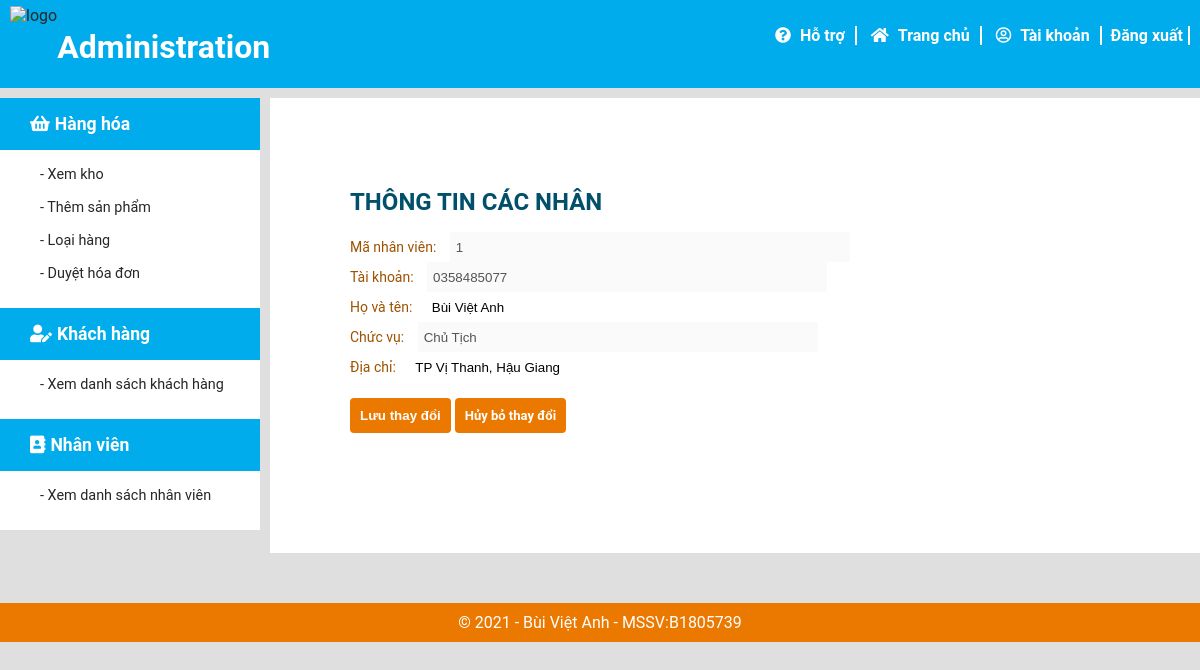
Page /taikhoan_nv.php (signed in) on the committed database.
### tables this page shows
CREATE TABLE `nhanvien` (
  `MSNV` int(11) NOT NULL,
  `Password` varchar(100) NOT NULL,
  `HoTenNV` varchar(50) NOT NULL,
  `ChucVu` varchar(50) NOT NULL,
  `DiaChi` varchar(100) NOT NULL,
  `SoDienThoai` varchar(20) NOT NULL
);

### sql_connect.php (called while the page is built, shortened)
<?php
function nhanvien($id, $connect)
{
    $sql = "select * from NhanVien where MSNV=" . $id . ";";
    $result = mysqli_query($connect, $sql);
    $row = mysqli_fetch_array($result);
    return $row;
}

### taikhoan_nv.php (the view, shortened to what this page needs)
<?php
require_once("sql_connect.php");
$nv = $_SESSION['TAIKHOAN'];
?>
<!DOCTYPE html>
<html>
<head>
    <link rel="stylesheet" href="CSS/style.css">
    <link rel="stylesheet" href="CSS/admin.css">
    <link rel="stylesheet" href="CSS/formadmin.css">
    <link rel="stylesheet" href="fontawesome/css/all.css">
</head>
<body>
    <header>
        <div class="h-top">
            <div class="row">
                <nav class="h-topleft">
                    <a href="index.php"><img id="logo" src="ima/logo_bird.gif" alt="logo"></a>
                    <h2>Administration</h2>
                </nav>
                <nav class="h-topright">
                    <a class="tiede keochuot" href="#"><i class="fas fa-question-circle iconwhite">
                            <p>Hỗ trợ</p>
                        </i></a>
                    <a class="tiede keochuot" href="index.php"><i class="fas fa-home iconwhite">
                            <p>Trang chủ</p>
                        </i></a>
                    <a class="tiede keochuot" href="login.php"><i class="far fa-user-circle iconwhite">
                            <p>Tài khoản</p>
                        </i></a>
                    <a class="tiede keochuot" href="sql_connect.php?sign_out=1">Đăng xuất</a>
                </nav>
            </div>
        </div>
    </header>
    <section id="admin-section">
        <div id="bar" name="bar">
            <ul class="bar-ul">
                <li class="bar-li">
                    <p class="li-tide"><i class="fas fa-shopping-basket"></i><b>Hàng hóa</b></p>
                    <div>
                        <ul>
                            <li class="usecase"><a class="keochuot" href="ds_hang.php">- Xem kho</a></li>
                            <li class="usecase"><a class="keochuot" href="themhang.php">- Thêm sản phẩm</a></li>
                            <li class="usecase"><a class="keochuot" href="loaihang.php">- Loại hàng</a></li>
                            <li class="usecase"><a class="keochuot" href="ds_hoadon.php">- Duyệt hóa đơn</a></li>
                        </ul>
                    </div>
                </li>
                <li class="bar-li">
                    <p class="li-tide"><i class="fas fa-user-edit"></i><b>Khách hàng</b></p>
                    <div>
                        <ul>
                            <li class="usecase"><a class="keochuot" href="danhsachkhachhang.php">- Xem danh sách khách
                                    hàng</a></li>
                        </ul>
                    </div>
                </li>
                <li class="bar-li">
                    <p class="li-tide"><i class="fas fa-address-book"></i><b>Nhân viên</b></p>
                    <div>
                        <ul>
                            <li class="usecase"><a class="keochuot" href="danhsachnhanvien.php">- Xem danh sách nhân
                                    viên</a></li>
                        </ul>
                    </div>
                </li>
            </ul>
        </div>
        <div id="work" class="white-work">
            <form action="" method="POST">
                <h2>THÔNG TIN CÁC NHÂN</h2>
                <?php
                $row = nhanvien($nv, $connect);
                echo '
                    <span>Mã nhân viên: </span><input name="msnv" type="text" value="' . $row['MSNV'] . '" disabled="true"><br>
                    <span>Tài khoản: </span><input name="sdt" type="text" value="' . $row['SoDienThoai'] . '" disabled="true"><br>
                    <span>Họ và tên: </span><input name="ten" type="text" value="' . $row['HoTenNV'] . '"><br>
                    <span>Chức vụ: </span><input name="chucvu" type="text" value="' . $row['ChucVu'] . '" disabled="true"><br>
                    <span>Địa chỉ: </span><input name="diachi" value="' . $row['DiaChi'] . '" type="text"><br>
                    <button class="from-btn" type="submit">Lưu thay đổi</button>
                    <a href="" class="form-a-btn">Hủy bỏ thay đổi</a>
                    </form>';
                ?>
        </div>
    </section>
    <footer>
        <p>
            &copy; 2021 - Bùi Việt Anh - MSSV:B1805739
        </p>
    </footer>
</body>
</html>

### CSS/style.css (style rules this page uses)
* { padding: 0px; margin: 0px; box-sizing: border-box; }
html { color: rgb(39, 39, 39); font-family: Roboto, Helvetica, Arial, sans-serif; font-size: 16px; background-color: #dfdfdf; text-rendering: optimizeLegibility; }
ul { list-style: none; }
a { color: rgb(39, 39, 39); text-decoration: none; }
:root { --color-1: #00ACEB; --color-2: #19C2FF; --color-3: #00749E; --color-4: #9E5200; --color-5: #EB7900; --color-6: #004F6B; }
.row { padding-left: 10px; padding-right: 10px; max-width: 1240px; margin: 0 auto; }
.keochuot i p { padding-left: 5px; display: inline; font-family: Roboto, Helvetica, Arial, sans-serif; font-weight: 600; font-size: 16px; }
.iconwhite { color: white; transition: all .3s; cursor: pointer; margin: auto 5px; }
i { margin-right: 5px; }
.h-top { background-color: var(--color-1); padding-top: 6px; padding-bottom: 6px; }
.h-top .row { display: flex; justify-content: space-between; }
.h-topright .tiede { border-right: 2px solid; padding-right: 5px; padding-left: 5px; }
.h-top .tiede { font-weight: 600; }
.tiede { color: white; text-decoration: none; text-align: center; line-height: 1; margin: auto; }
footer { background-color: var(--color-5); text-align: center; color: white; padding: 10px; }

### CSS/admin.css (style rules this page uses)
:root { --color-1: #00ACEB; --color-2: #19C2FF; --color-3: #00749E; --color-4: #9E5200; --color-5: #EB7900; --color-6: #004F6B; }
.h-top { background-color: var(--color-1); }
.h-topleft { display: flex; justify-content: left; }
.h-topleft h2 { font-size: 200%; color: white; padding-top: 22px; }
.h-topright { padding-top: 20px; }
#admin-section { margin-top: 10px; display: flex; }
#bar { width: 260px; }
.bar-ul { background-color: rgb(255, 255, 255); color: white; }
.bar-li { padding-bottom: 10px; }
.bar-ul a { color: rgb(39, 39, 39); }
.li-tide { padding: 16px; padding-left: 30px; background-color: var(--color-1); font-size: 110%; }
.usecase { font-size: 90%; margin: 16px 0; padding-left: 40px; }
#work { width: auto; background-color: rgb(255, 255, 255); margin-left: 10px; padding: 10px; flex: 1; padding-top: 20px; }
footer { margin-top: 50px; }

### CSS/formadmin.css (style rules this page uses)
h2 { color: var(--color-6); margin-bottom: 16px; }
form p,span { margin-top: 10px; margin-bottom: 5px; font-size: 14px; color: var(--color-4); }
form span { margin-right: 10px; }
form input { width:400px; height: 30px; padding-left: 6px; }
form button, .form-btn, .form-a-btn { border: none; margin-top: 16px; background-color: var(--color-5); padding: 10px; color: white; border-radius: 4px; transition: all .5s; font-weight: 600; }
.form-a-btn { font-size: 13px; }

### taikhoan_nv.php (style rules this page uses)
form { background-color: white; width: 770px; padding: 70px; margin-bottom: 40px; }
input { border: none; width: auto; }

### rows in the picture
nhanvien: msnv "1", sdt "0358485077", ten "Bùi Việt Anh", chucvu "Chủ Tịch", diachi "TP Vị Thanh, Hậu Giang"
